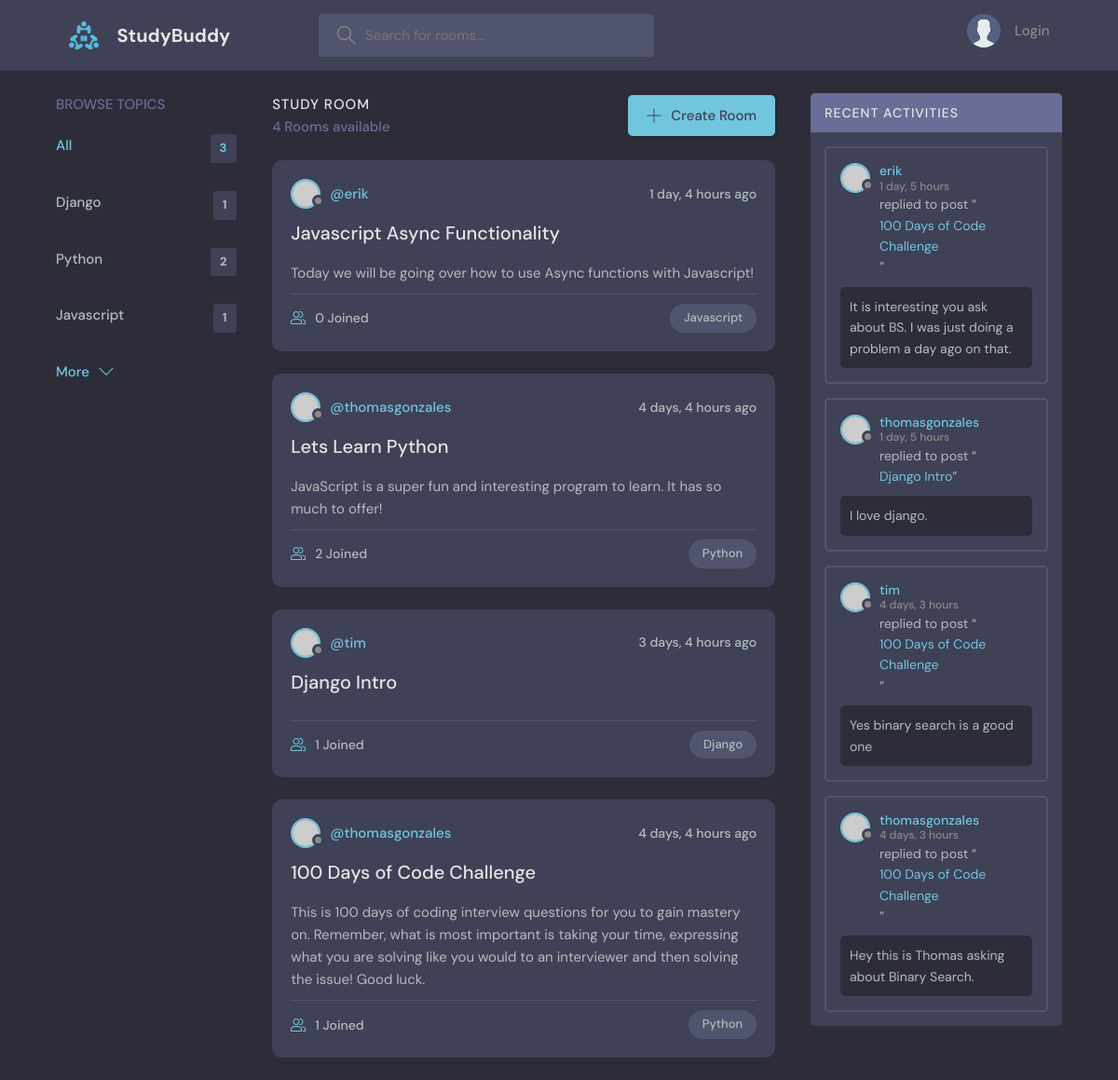
Before: / with the older database file.
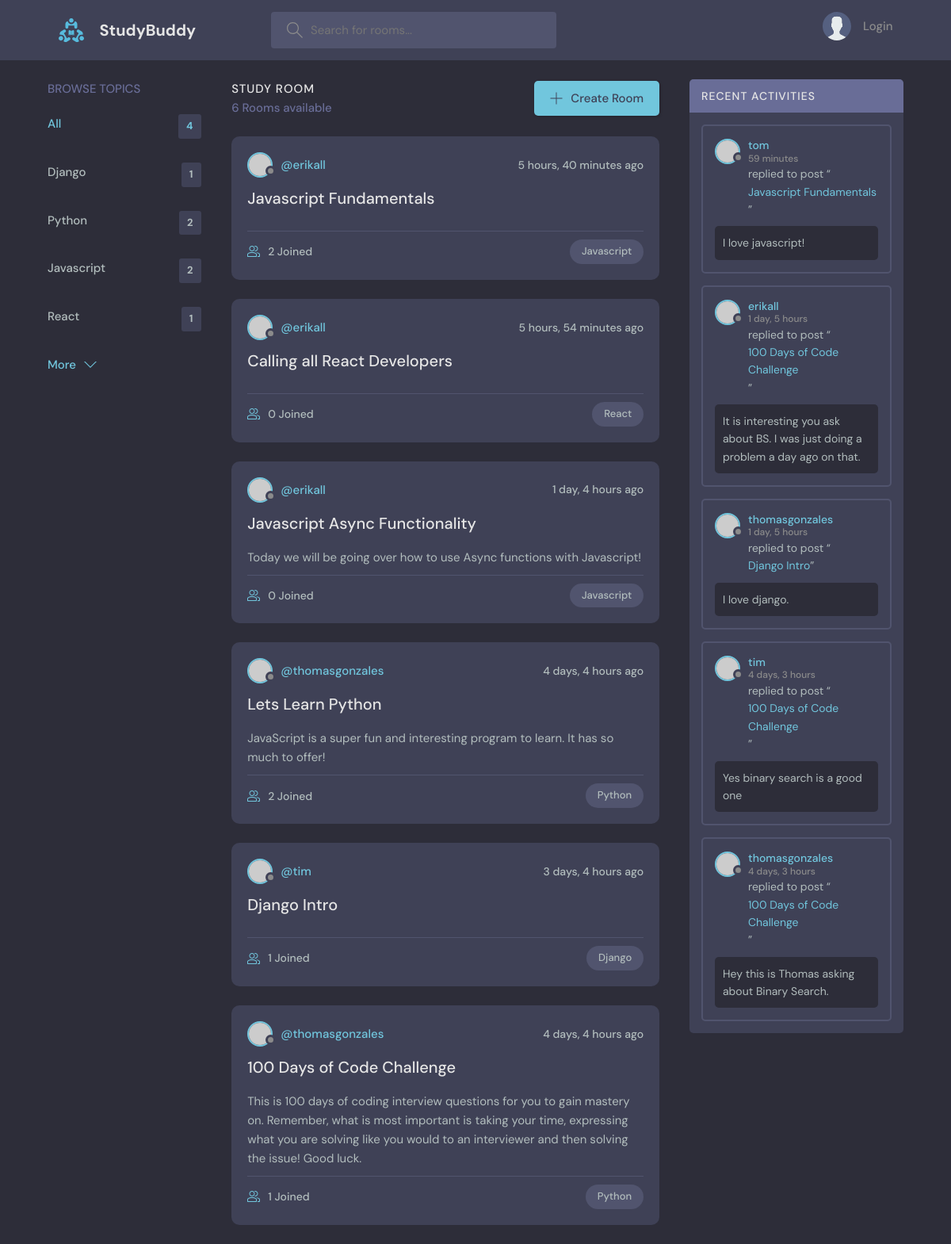
After: the same page with the newer database file.
### base/models.py (models this page shows, shortened)
class Topic(models.Model):
   name = models.CharField(max_length=200)

class Room(models.Model):
   host = models.ForeignKey(User, on_delete=models.SET_NULL, null=True)
   topic = models.ForeignKey(Topic, on_delete= models.SET_NULL, null=True)
   name = models.CharField(max_length=200)
   description = models.TextField(null=True, blank=True)
   participants = models.ManyToManyField(User, related_name='participants', blank=True)
   updated = models.DateTimeField(auto_now=True)
   created = models.DateTimeField(auto_now_add=True)
   class Meta:
      ordering = ['-updated', '-created']

class Message(models.Model):
   user = models.ForeignKey(User, on_delete=models.CASCADE)
   room = models.ForeignKey(Room, on_delete=models.CASCADE)
   body = models.TextField()
   updated = models.DateTimeField(auto_now=True)
   created = models.DateTimeField(auto_now_add=True)
   class Meta:
      ordering = ['-updated', '-created']

### base/views.py (the view)
# urls.py: path('', views.home, name="home"),
def home(request):
    q = request.GET.get('q') if request.GET.get('q') != None else ''
    rooms = Room.objects.filter(
        Q(topic__name__icontains=q) |
        Q(name__icontains=q) |
        Q(description__icontains=q)
        )
    topics = Topic.objects.all()[0:5]
    room_count = rooms.count()
    room_messages = Message.objects.filter(Q(room__topic__name__icontains=q))
    context = {'rooms': rooms, 'topics': topics, 'room_count': room_count, 'room_messages': room_messages}
    return render(request, 'base/home.html', context)

### base/templates/base/home.html (shortened to what this page needs)
  {% extends 'main.html' %}
  {% block content %}
    <main class="layout layout--3">
      <div class="container">
        {% include 'base/topics_component.html' %}
        <div class="roomList">
          <div class="roomList__header">
            <div>
              <h2>Study Room</h2>
              <p>{{room_count}} Rooms available</p>
            </div>
            <a class="btn btn--main" href="{% url 'create-room' %}">
              <svg version="1.1" xmlns="http://www.w3.org/2000/svg" width="32" height="32" viewBox="0 0 32 32">
                <title>add</title>
                <path
                  d="M16.943 0.943h-1.885v14.115h-14.115v1.885h14.115v14.115h1.885v-14.115h14.115v-1.885h-14.115v-14.115z"
                ></path>
              </svg>
              Create Room
            </a>
          </div>
          {% include 'base/feed_component.html' %}
        </div>
        {% include 'base/activity_component.html' %}
      </div>
    </main>
  {% endblock content %}

### base/templates/base/topics_component.html
<div class="topics">
    <div class="topics__header">
      <h2>Browse Topics</h2>
    </div>
    <ul class="topics__list">
      <li>
        <a href="{% url 'home' %}" class="active">All <span>{{topics.count}}</span></a>
      </li>
      {% for topic in topics %}
      <li>
        <a href="{% url 'home' %}?q={{topic.name}}">{{topic.name}}<span>{{topic.room_set.all.count}}</span></a>
      </li>
      {% endfor %}
    </ul>
    <a class="btn btn--link" href="{% url 'topics' %}">
      More
      <svg version="1.1" xmlns="http://www.w3.org/2000/svg" width="32" height="32" viewBox="0 0 32 32">
        <title>chevron-down</title>
        <path d="M16 21l-13-13h-3l16 16 16-16h-3l-13 13z"></path>
      </svg>
    </a>
  </div>

### base/templates/base/feed_component.html (shortened to what this page needs)
{% for room in rooms %}
<div class="roomListRoom">
    <div class="roomListRoom__header">
      <a href="{% url 'user-profile' room.host.id %}" class="roomListRoom__author">
        <div class="avatar avatar--small">
          <img src="https://randomuser.me/api/portraits/women/11.jpg" />
        </div>
        <span>@{{room.host.username}}</span>
      </a>
      <div class="roomListRoom__actions">
        <span>{{room.created|timesince}} ago</span>
      </div>
    </div>
    <div class="roomListRoom__content">
      <a href="{% url 'room' room.id %}">{{room.name}}</a>
      <p>
        {{room.description}}
      </p>
    </div>
    <div class="roomListRoom__meta">
      <a href="{% url 'room' room.id %}" class="roomListRoom__joined">
        {{room.participants.all.count}} Joined
      </a>
      <p class="roomListRoom__topic">{{room.topic.name}}</p>
    </div>
  </div>
{% endfor %}

### base/templates/base/activity_component.html (shortened to what this page needs)
<div class="activities">
    <div class="activities__header">
      <h2>Recent Activities</h2>
    </div>
    {% for message in room_messages %}
    <div class="activities__box">
      <div class="activities__boxHeader roomListRoom__header">
        <a href="{% url 'user-profile' message.user.id %}" class="roomListRoom__author">
          <div class="avatar avatar--small">
            <img src="https://randomuser.me/api/portraits/women/11.jpg" />
          </div>
          <p>
            {{message.user}}
            <span>{{message.created|timesince}}</span>
          </p>
        </a>
      </div>
      <div class="activities__boxContent">
        <p>replied to post “<a href="{% url 'room' message.room.id %}">{{message.room.name}}</a>”</p>
        <div class="activities__boxRoomContent">
            {{message.body}}
        </div>
      </div>
    </div>
    {% endfor %}
  </div>

Changed rows visible on the page:
computed for Topic "Javascript": room_set.all.count "1" → "2"
added Topic: name "React", room_set.all.count "1"
added Room: host.username "erikall", created "5 hours, 40 minutes", name "Javascript Fundamentals", participants.all.count "2", topic.name "Javascript"
added Room: host.username "erikall", created "5 hours, 54 minutes", name "Calling all React Developers", participants.all.count "0", topic.name "React"
changed through a linked row, Room "Javascript Async Functionality": host.username "erik" → "erikall"
added Message: user "tom", created "59 minutes", room.name "Javascript Fundamentals", body "I love javascript!"
changed through a linked row, Message: user "erik" → "erikall"
Other visible differences:
{{ topics.count }}: "3" → "4"
{{ room_count }}: "4" → "6"
